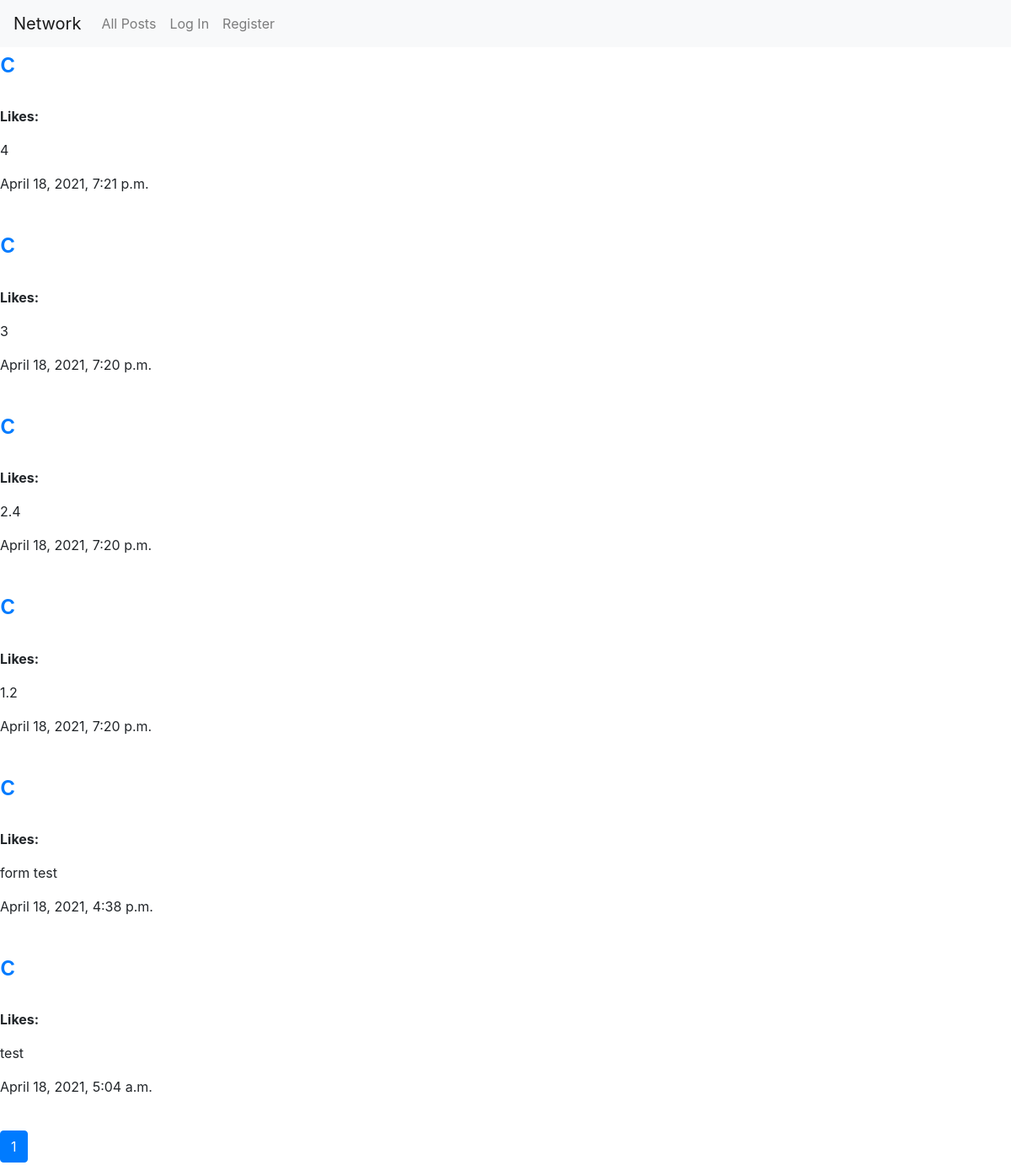
The page / on the database its author committed.
### network/models.py (models this page shows, shortened)
class Post(models.Model):
    poster = models.ForeignKey(
        "User",
        on_delete=models.PROTECT,
        related_name="post"
    )
    content = models.TextField(blank=False)
    timestamp = models.DateTimeField(auto_now_add=True)
    liked_by = models.ManyToManyField(
        User,
        blank=True,
        related_name="liked_post"
    )

class User(AbstractUser):
    def __str__(self):
        return self.username

### network/views.py (the view)
# urls.py: path("", views.index, name="index"),
def index(request):
    posts = Post.objects.order_by("-timestamp").all()
    return render_with_pagination(request, posts)

### network/views.py (called while the page is built)
def render_with_pagination(request, posts):
    page_number = request.GET.get('page', 1)
    paginator = Paginator(posts, 10)
    page = paginator.page(page_number)
    return render(request, "network/index.html", {
        "page": page
    })

### network/templates/network/index.html (shortened to what this page needs)
{% extends "network/layout.html" %}
{% load static %}
{% block body %}
    {% for post in page %}
        <div>
            <h2><a href="#">{{ post.poster }}</a></h2>
            <br><strong>Likes: </strong><p class="like_counter" data-post="{{ post.id }}"></p>
            <p class="content" data-post="{{ post.id }}">{{ post.content }}</p>
            <p class="timestamp">{{ post.timestamp }}</p>
        </div><br>
    {% endfor %}
    <nav aria-label="...">
        <ul class="pagination">
            <li class="page-item active" aria-current="page">
                <a class="page-link" href="#">{{ page.number }}<span class="sr-only">(current)</span></a>
            </li>
        </ul>
    </nav>
{% endblock %}

### rows shown on the page
Post: poster "c", content "4", timestamp "April 18, 2021, 7:21 p.m."
Post: poster "c", content "3", timestamp "April 18, 2021, 7:20 p.m."
Post: poster "c", content "2.4", timestamp "April 18, 2021, 7:20 p.m."
Post: poster "c", content "1.2", timestamp "April 18, 2021, 7:20 p.m."
Post: poster "c", content "form test", timestamp "April 18, 2021, 4:38 p.m."
Post: poster "c", content "test", timestamp "April 18, 2021, 5:04 a.m."

### other values the page prints
{{ page.number }} "1"
